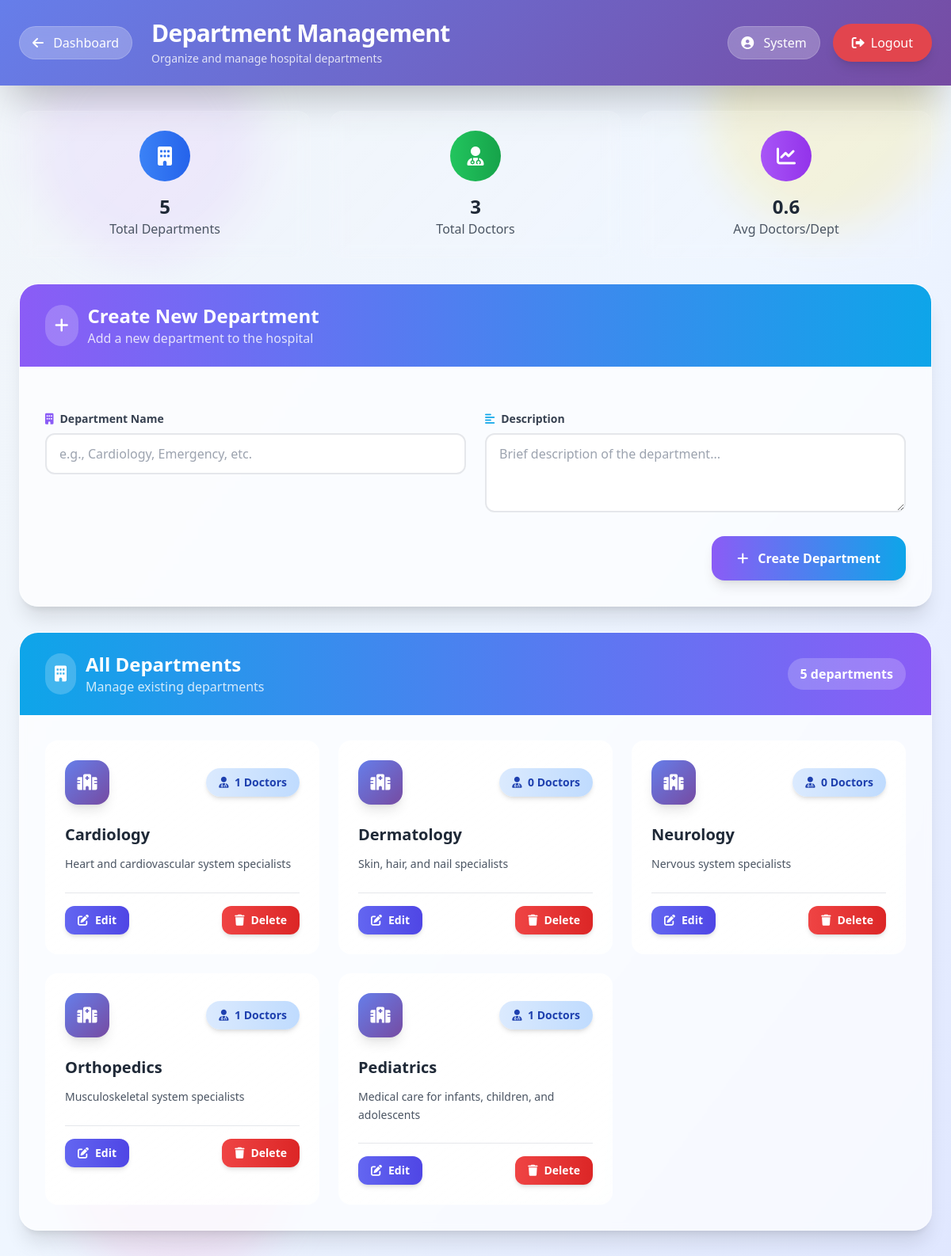
The app's page /admin/departments.php (signed in) with its own data.
### tables this page shows
CREATE TABLE departments (
    id INT AUTO_INCREMENT PRIMARY KEY,
    name VARCHAR(100) NOT NULL,
    description TEXT,
    created_at TIMESTAMP DEFAULT CURRENT_TIMESTAMP
);

### admin/departments.php (the view, shortened to what this page needs)
<?php
$database = new Database();
$db = $database->getConnection();
$query = "SELECT d.*, COUNT(dp.id) as doctor_count
          FROM departments d
          LEFT JOIN doctor_profiles dp ON d.id = dp.department_id
          GROUP BY d.id
          ORDER BY d.name";
$stmt = $db->prepare($query);
$stmt->execute();
$departments = $stmt->fetchAll(PDO::FETCH_ASSOC);
?>
<!DOCTYPE html>
<html lang="en">
<head>
    <script src="https://cdn.tailwindcss.com"></script>
    <link rel="stylesheet" href="https://cdnjs.cloudflare.com/ajax/libs/font-awesome/6.0.0/css/all.min.css">
</head>
<body class="min-h-screen bg-gradient-to-br from-slate-100 via-blue-50 to-indigo-100 relative overflow-x-hidden">
    <div class="fixed inset-0 z-0">
        <div class="absolute top-10 left-10 w-72 h-72 bg-purple-300 rounded-full mix-blend-multiply filter blur-xl opacity-20 animate-float"></div>
        <div class="absolute top-0 right-4 w-72 h-72 bg-yellow-300 rounded-full mix-blend-multiply filter blur-xl opacity-20 animate-float" style="animation-delay: 2s;"></div>
        <div class="absolute -bottom-8 left-20 w-72 h-72 bg-pink-300 rounded-full mix-blend-multiply filter blur-xl opacity-20 animate-float" style="animation-delay: 4s;"></div>
    </div>
    <header class="gradient-bg shadow-2xl relative z-10">
        <div class="max-w-7xl mx-auto px-6">
            <div class="flex justify-between items-center py-6">
                <div class="flex items-center space-x-6">
                    <a href="dashboard.php" class="glass text-white px-4 py-2 rounded-full hover:bg-white/30 transition-all duration-300 group">
                        <i class="fas fa-arrow-left mr-2 group-hover:animate-bounce-subtle"></i>
                        <span class="font-medium">Dashboard</span>
                    </a>
                    <div class="text-white">
                        <h1 class="text-3xl font-bold tracking-tight">Department Management</h1>
                        <p class="text-white/80 text-sm mt-1">Organize and manage hospital departments</p>
                    </div>
                </div>
                <div class="flex items-center space-x-4">
                    <div class="glass text-white px-4 py-2 rounded-full">
                        <i class="fas fa-user-circle mr-2"></i>
                        <span class="font-medium"><?php echo $_SESSION['first_name']; ?></span>
                    </div>
                    <a href="../includes/logout.php" class="bg-red-500/90 hover:bg-red-600 text-white px-6 py-3 rounded-full transition-all duration-300 shadow-lg hover:shadow-xl">
                        <i class="fas fa-sign-out-alt mr-2"></i>Logout
                    </a>
                </div>
            </div>
        </div>
    </header>
    <div class="max-w-7xl mx-auto px-6 py-8 space-y-8 relative z-10">
        <div class="grid grid-cols-1 md:grid-cols-3 gap-6 mb-8">
            <div class="stats-card rounded-2xl p-6 text-center">
                <div class="bg-gradient-to-r from-blue-500 to-blue-600 w-16 h-16 rounded-full flex items-center justify-center mx-auto mb-4 animate-pulse-glow">
                    <i class="fas fa-building text-white text-2xl"></i>
                </div>
                <h3 class="text-2xl font-bold text-gray-800"><?php echo count($departments); ?></h3>
                <p class="text-gray-600 font-medium">Total Departments</p>
            </div>
            <div class="stats-card rounded-2xl p-6 text-center">
                <div class="bg-gradient-to-r from-green-500 to-green-600 w-16 h-16 rounded-full flex items-center justify-center mx-auto mb-4 animate-pulse-glow" style="animation-delay: 0.5s;">
                    <i class="fas fa-user-md text-white text-2xl"></i>
                </div>
                <h3 class="text-2xl font-bold text-gray-800"><?php echo array_sum(array_column($departments, 'doctor_count')); ?></h3>
                <p class="text-gray-600 font-medium">Total Doctors</p>
            </div>
            <div class="stats-card rounded-2xl p-6 text-center">
                <div class="bg-gradient-to-r from-purple-500 to-purple-600 w-16 h-16 rounded-full flex items-center justify-center mx-auto mb-4 animate-pulse-glow" style="animation-delay: 1s;">
                    <i class="fas fa-chart-line text-white text-2xl"></i>
                </div>
                <h3 class="text-2xl font-bold text-gray-800"><?php echo count($departments) > 0 ? round(array_sum(array_column($departments, 'doctor_count')) / count($departments), 1) : 0; ?></h3>
                <p class="text-gray-600 font-medium">Avg Doctors/Dept</p>
            </div>
        </div>
        <div class="bg-white/70 backdrop-blur-sm rounded-3xl shadow-xl border border-white/20 overflow-hidden animate-fade-in card-hover">
            <div class="bg-gradient-to-r from-accent-500 to-primary-500 px-8 py-6">
                <div class="flex items-center space-x-3">
                    <div class="bg-white/20 p-3 rounded-full animate-float">
                        <i class="fas fa-plus text-white text-xl"></i>
                    </div>
                    <div>
                        <h3 class="text-2xl font-bold text-white">Create New Department</h3>
                        <p class="text-white/80">Add a new department to the hospital</p>
                    </div>
                </div>
            </div>
            <div class="p-8">
                <form method="POST" class="space-y-6">
                    <div class="grid md:grid-cols-2 gap-6">
                        <div class="space-y-2">
                            <label class="block text-sm font-semibold text-gray-700">
                                <i class="fas fa-building mr-2 text-accent-500"></i>Department Name
                            </label>
                            <input type="text" name="name" required
                                   class="w-full px-4 py-3 border-2 border-gray-200 rounded-xl focus:outline-none focus:border-accent-500 focus:ring-4 focus:ring-accent-500/20 transition-all duration-300"
                                   placeholder="e.g., Cardiology, Emergency, etc.">
                        </div>
                        <div class="space-y-2">
                            <label class="block text-sm font-semibold text-gray-700">
                                <i class="fas fa-align-left mr-2 text-primary-500"></i>Description
                            </label>
                            <textarea name="description" rows="3"
                                      class="w-full px-4 py-3 border-2 border-gray-200 rounded-xl focus:outline-none focus:border-primary-500 focus:ring-4 focus:ring-primary-500/20 transition-all duration-300"
                                      placeholder="Brief description of the department..."></textarea>
                        </div>
                    </div>
                    <div class="flex justify-end">
                        <button type="submit"
                                class="bg-gradient-to-r from-accent-500 to-primary-500 text-white px-8 py-4 rounded-2xl hover:from-accent-600 hover:to-primary-600 transition-all duration-300 shadow-lg hover:shadow-xl transform hover:scale-105 font-semibold">
                            <i class="fas fa-plus mr-3"></i>Create Department
                        </button>
                    </div>
                </form>
            </div>
        </div>
        <div class="bg-white/70 backdrop-blur-sm rounded-3xl shadow-xl border border-white/20 overflow-hidden animate-fade-in card-hover">
            <div class="bg-gradient-to-r from-primary-500 to-accent-500 px-8 py-6">
                <div class="flex items-center justify-between">
                    <div class="flex items-center space-x-3">
                        <div class="bg-white/20 p-3 rounded-full animate-float">
                            <i class="fas fa-building text-white text-xl"></i>
                        </div>
                        <div>
                            <h3 class="text-2xl font-bold text-white">All Departments</h3>
                            <p class="text-white/80">Manage existing departments</p>
                        </div>
                    </div>
                    <div class="bg-white/20 px-4 py-2 rounded-full text-white font-semibold">
                        <?php echo count($departments); ?> departments
                    </div>
                </div>
            </div>
            <?php if (empty($departments)): ?>
                <div class="p-12 text-center">
                    <div class="flex flex-col items-center space-y-4">
                        <div class="bg-gray-100 p-8 rounded-full">
                            <i class="fas fa-building text-6xl text-gray-400"></i>
                        </div>
                        <div class="text-gray-500">
                            <p class="text-2xl font-bold">No departments found</p>
                            <p class="text-sm mt-2">Create your first department to get started.</p>
                        </div>
                    </div>
                </div>
            <?php else: ?>
                <div class="grid md:grid-cols-2 lg:grid-cols-3 gap-6 p-8">
                    <?php foreach ($departments as $index => $dept): ?>
                        <div class="department-card rounded-2xl p-6 animate-fade-in"
                             style="animation-delay: <?php echo $index * 0.1; ?>s;">
                            <div class="flex items-center justify-between mb-6">
                                <div class="department-icon w-14 h-14 rounded-2xl flex items-center justify-center shadow-lg">
                                    <i class="fas fa-hospital text-white text-xl"></i>
                                </div>
                                <div class="bg-gradient-to-r from-blue-100 to-blue-200 text-blue-800 text-sm font-bold px-4 py-2 rounded-full shadow-md">
                                    <i class="fas fa-user-md mr-1"></i>
                                    <?php echo $dept['doctor_count']; ?> Doctors
                                </div>
                            </div>
                            <h4 class="text-xl font-bold text-gray-800 mb-3"><?php echo htmlspecialchars($dept['name']); ?></h4>
                            <p class="text-gray-600 text-sm mb-6 leading-relaxed"><?php echo htmlspecialchars($dept['description']); ?></p>
                            <div class="flex justify-between items-center pt-4 border-t border-gray-200">
                                <button onclick="editDepartment(<?php echo htmlspecialchars(json_encode($dept)); ?>)"
                                        class="bg-gradient-to-r from-indigo-500 to-indigo-600 text-white px-4 py-2 rounded-xl hover:from-indigo-600 hover:to-indigo-700 transition-all duration-300 shadow-md hover:shadow-lg transform hover:scale-105 text-sm font-semibold">
                                    <i class="fas fa-edit mr-2"></i>Edit
                                </button>
                                <button onclick="deleteDepartment(<?php echo $dept['id']; ?>, '<?php echo htmlspecialchars($dept['name']); ?>')"
                                        class="bg-gradient-to-r from-red-500 to-red-600 text-white px-4 py-2 rounded-xl hover:from-red-600 hover:to-red-700 transition-all duration-300 shadow-md hover:shadow-lg transform hover:scale-105 text-sm font-semibold">
                                    <i class="fas fa-trash mr-2"></i>Delete
                                </button>
                            </div>
                        </div>
                    <?php endforeach; ?>
                </div>
            <?php endif; ?>
        </div>
    </div>
</body>
</html>

### admin/departments.php (style rules this page uses)
.glass { background: rgba(255, 255, 255, 0.25); backdrop-filter: blur(10px); border: 1px solid rgba(255, 255, 255, 0.18); }
.gradient-bg { background: linear-gradient(135deg, #667eea 0%, #764ba2 100%); }
.card-hover { transition: all 0.4s ease; }
.department-card { background: linear-gradient(145deg, rgba(255,255,255,0.9), rgba(255,255,255,0.7)); backdrop-filter: blur(10px); border: 1px solid rgba(255,255,255,0.2); transition: all 0.3s ease; }
.department-icon { background: linear-gradient(135deg, #667eea, #764ba2); animation: float 6s ease-in-out infinite; }
.stats-card { background: linear-gradient(135deg, rgba(255,255,255,0.1), rgba(255,255,255,0.05)); backdrop-filter: blur(10px); border: 1px solid rgba(255,255,255,0.1); }

### records on screen
departments: doctor_count "1", name "Cardiology", description "Heart and cardiovascular system specialists"
departments: doctor_count "0", name "Dermatology", description "Skin, hair, and nail specialists"
departments: doctor_count "0", name "Neurology", description "Nervous system specialists"
departments: doctor_count "1", name "Orthopedics", description "Musculoskeletal system specialists"
departments: doctor_count "1", name "Pediatrics", description "Medical care for infants, children, and adolescents"

### other values on screen
$_SESSION['first_name'] "System"
count($departments) "5"
array_sum(array_column($departments, 'doctor_count')) "3"
